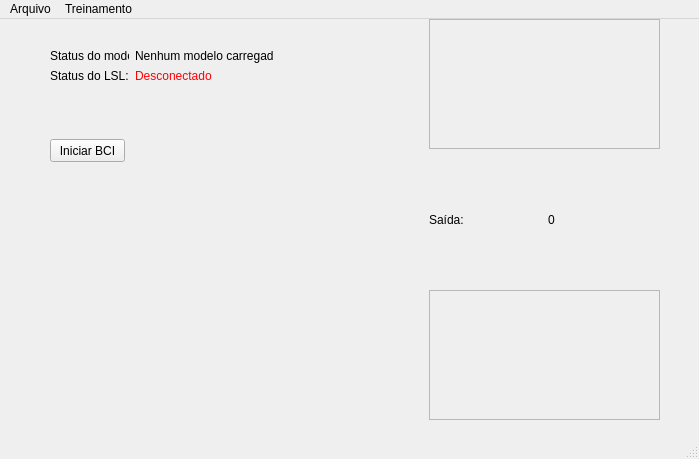
<?xml version="1.0" encoding="UTF-8"?>
<ui version="4.0">
 <class>MainWindow</class>
 <widget class="QMainWindow" name="MainWindow">
  <property name="geometry">
   <rect>
    <x>0</x>
    <y>0</y>
    <width>699</width>
    <height>459</height>
   </rect>
  </property>
  <property name="windowTitle">
   <string>MainWindow</string>
  </property>
  <widget class="QWidget" name="centralwidget">
   <widget class="QPushButton" name="pushButton">
    <property name="geometry">
     <rect>
      <x>50</x>
      <y>120</y>
      <width>75</width>
      <height>23</height>
     </rect>
    </property>
    <property name="text">
     <string>Iniciar BCI</string>
    </property>
   </widget>
   <widget class="QWidget" name="verticalLayoutWidget">
    <property name="geometry">
     <rect>
      <x>429</x>
      <y>0</y>
      <width>231</width>
      <height>401</height>
     </rect>
    </property>
    <layout class="QVBoxLayout" name="Layout_visualizacao">
     <item>
      <widget class="QFrame" name="frameGrafico">
       <property name="frameShape">
        <enum>QFrame::StyledPanel</enum>
       </property>
       <property name="frameShadow">
        <enum>QFrame::Raised</enum>
       </property>
      </widget>
     </item>
     <item>
      <layout class="QHBoxLayout" name="horizontalLayout">
       <item>
        <widget class="QLabel" name="saida">
         <property name="text">
          <string>Saída:</string>
         </property>
        </widget>
       </item>
       <item>
        <widget class="QLabel" name="label_4">
         <property name="text">
          <string>0</string>
         </property>
        </widget>
       </item>
      </layout>
     </item>
     <item>
      <widget class="QFrame" name="frameCerebro">
       <property name="frameShape">
        <enum>QFrame::StyledPanel</enum>
       </property>
       <property name="frameShadow">
        <enum>QFrame::Raised</enum>
       </property>
      </widget>
     </item>
    </layout>
   </widget>
   <widget class="QWidget" name="formLayoutWidget">
    <property name="geometry">
     <rect>
      <x>50</x>
      <y>30</y>
      <width>223</width>
      <height>80</height>
     </rect>
    </property>
    <layout class="QFormLayout" name="formLayout">
     <item row="0" column="0">
      <widget class="QLabel" name="label_3">
       <property name="text">
        <string>Status do modelo:</string>
       </property>
      </widget>
     </item>
     <item row="0" column="1">
      <widget class="QLabel" name="label_5">
       <property name="text">
        <string>Nenhum modelo carregado</string>
       </property>
      </widget>
     </item>
     <item row="1" column="0">
      <widget class="QLabel" name="label">
       <property name="text">
        <string>Status do LSL:</string>
       </property>
      </widget>
     </item>
     <item row="1" column="1">
      <widget class="QLabel" name="label_2">
       <property name="palette">
        <palette>
         <active>
          <colorrole role="WindowText">
           <brush brushstyle="SolidPattern">
            <color alpha="255">
             <red>255</red>
             <green>0</green>
             <blue>4</blue>
            </color>
           </brush>
          </colorrole>
         </active>
         <inactive>
          <colorrole role="WindowText">
           <brush brushstyle="SolidPattern">
            <color alpha="255">
             <red>255</red>
             <green>0</green>
             <blue>4</blue>
            </color>
           </brush>
          </colorrole>
         </inactive>
         <disabled>
          <colorrole role="WindowText">
           <brush brushstyle="SolidPattern">
            <color alpha="255">
             <red>120</red>
             <green>120</green>
             <blue>120</blue>
            </color>
           </brush>
          </colorrole>
         </disabled>
        </palette>
       </property>
       <property name="text">
        <string>Desconectado</string>
       </property>
      </widget>
     </item>
    </layout>
   </widget>
  </widget>
  <widget class="QMenuBar" name="menubar">
   <property name="geometry">
    <rect>
     <x>0</x>
     <y>0</y>
     <width>699</width>
     <height>21</height>
    </rect>
   </property>
   <widget class="QMenu" name="menuArquivo">
    <property name="title">
     <string>Arquivo</string>
    </property>
    <addaction name="actionImportar_modelo"/>
   </widget>
   <widget class="QMenu" name="menuTreinamento">
    <property name="title">
     <string>Treinamento</string>
    </property>
    <addaction name="actionTreinar_modelo"/>
   </widget>
   <addaction name="menuArquivo"/>
   <addaction name="menuTreinamento"/>
  </widget>
  <widget class="QStatusBar" name="statusbar"/>
  <action name="actionImportar_modelo">
   <property name="text">
    <string>Importar modelo</string>
   </property>
  </action>
  <action name="actionTreinar_modelo">
   <property name="text">
    <string>Treinar modelo</string>
   </property>
  </action>
 </widget>
 <resources/>
 <connections/>
</ui>
